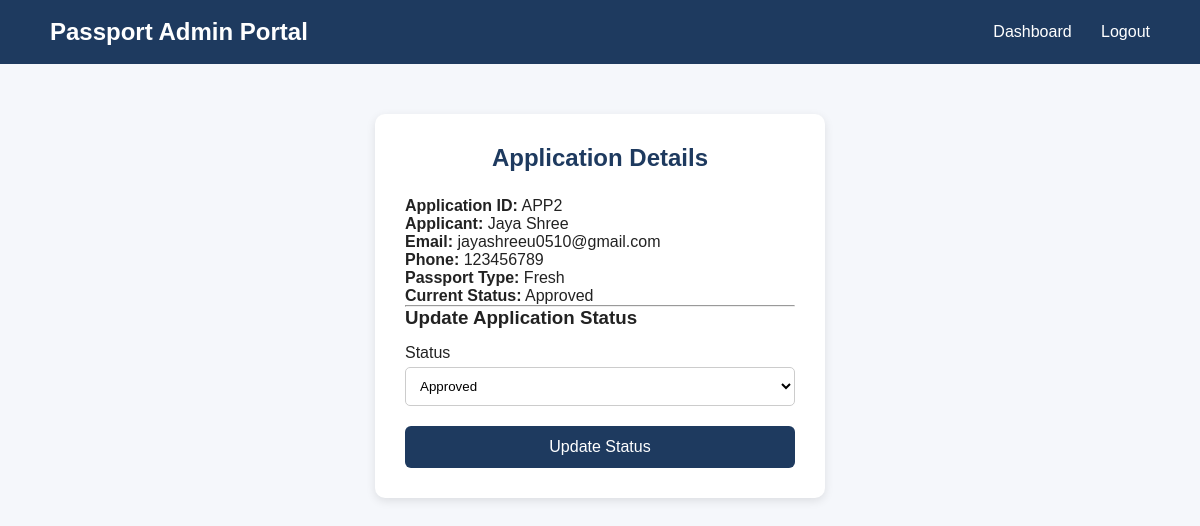
Page /admin/application/2 (signed in) on the committed database.
### tables this page shows
CREATE TABLE applications (
            application_id INTEGER PRIMARY KEY AUTOINCREMENT,
            applicant_id INTEGER NOT NULL,
            passport_type TEXT NOT NULL,
            application_date TIMESTAMP DEFAULT CURRENT_TIMESTAMP,
            status TEXT DEFAULT 'Submitted',

            FOREIGN KEY (applicant_id)
            REFERENCES applicants(applicant_id)
        );

CREATE TABLE applicants (
            applicant_id INTEGER PRIMARY KEY AUTOINCREMENT,
            name TEXT NOT NULL,
            email TEXT UNIQUE NOT NULL,
            password TEXT NOT NULL,
            phone TEXT,
            dob TEXT,
            address TEXT
        );

### app.py (the view, shortened to what this page needs)
@app.route("/admin/application/<int:application_id>",
           methods=["GET", "POST"])
def admin_application(application_id):
    if "admin_id" not in session:
        return redirect("/admin/login")
    conn = get_db()
    application = conn.execute("""
        SELECT
            applications.*,
            applicants.name,
            applicants.email,
            applicants.phone
        FROM applications
        JOIN applicants
        ON applications.applicant_id = applicants.applicant_id
        WHERE applications.application_id = ?
    """, (application_id,)).fetchone()
    conn.close()
    if application is None:
        return "Application not found."
    return render_template(
        "admin_application.html",
        application=application
    )

### app.py (called while the page is built)
def get_db():
    conn = sqlite3.connect(DATABASE)
    conn.row_factory = sqlite3.Row
    return conn

### templates/admin_application.html (shortened to what this page needs)
<!DOCTYPE html>
<html>
<head>
    <link rel="stylesheet"
          href="{{ url_for('static', filename='style.css') }}">
</head>
<body>
<div class="navbar">
    <h2>Passport Admin Portal</h2>
    <div>
        <a href="/admin/dashboard">
            Dashboard
        </a>
        <a href="/admin/logout">
            Logout
        </a>
    </div>
</div>
<div class="form-container">
    <h2>Application Details</h2>
    <p>
        <strong>Application ID:</strong>
        APP{{ application["application_id"] }}
    </p>
    <p>
        <strong>Applicant:</strong>
        {{ application["name"] }}
    </p>
    <p>
        <strong>Email:</strong>
        {{ application["email"] }}
    </p>
    <p>
        <strong>Phone:</strong>
        {{ application["phone"] }}
    </p>
    <p>
        <strong>Passport Type:</strong>
        {{ application["passport_type"] }}
    </p>
    <p>
        <strong>Current Status:</strong>
        {{ application["status"] }}
    </p>
    <hr>
    <h3>Update Application Status</h3>
    <form method="POST">
        <label>Status</label>
        <select name="status" required>
            <option value="Approved"
                {% if application["status"] == "Approved" %}
                selected
                {% endif %}>
                Approved
            </option>
        </select>
        <button type="submit">
            Update Status
        </button>
    </form>
</div>
</body>
</html>

### static/style.css (style rules this page uses)
* { box-sizing: border-box; margin: 0; padding: 0; font-family: Arial, sans-serif; }
body { background: #f5f7fb; color: #222; }
.navbar { background: #1e3a5f; color: white; padding: 18px 50px; display: flex; justify-content: space-between; align-items: center; }
.navbar a { color: white; text-decoration: none; margin-left: 25px; }
button { background: #1e3a5f; color: white; border: none; padding: 12px 25px; border-radius: 6px; cursor: pointer; font-size: 16px; }
.form-container { width: 450px; margin: 50px auto; background: white; padding: 30px; border-radius: 10px; box-shadow: 0 3px 10px rgba(0,0,0,0.1); }
.form-container h2 { text-align: center; margin-bottom: 25px; color: #1e3a5f; }
.form-container label { display: block; margin-top: 15px; margin-bottom: 5px; }
.form-container button { margin-top: 20px; width: 100%; }
.form-container select { width: 100%; padding: 10px; border: 1px solid #ccc; border-radius: 5px; background: white; }

### rows in the picture
applications: application_id "2", passport_type "Fresh", status "Approved"
applicants: name "Jaya Shree", email "jayashreeu0510@gmail.com", phone "123456789"
